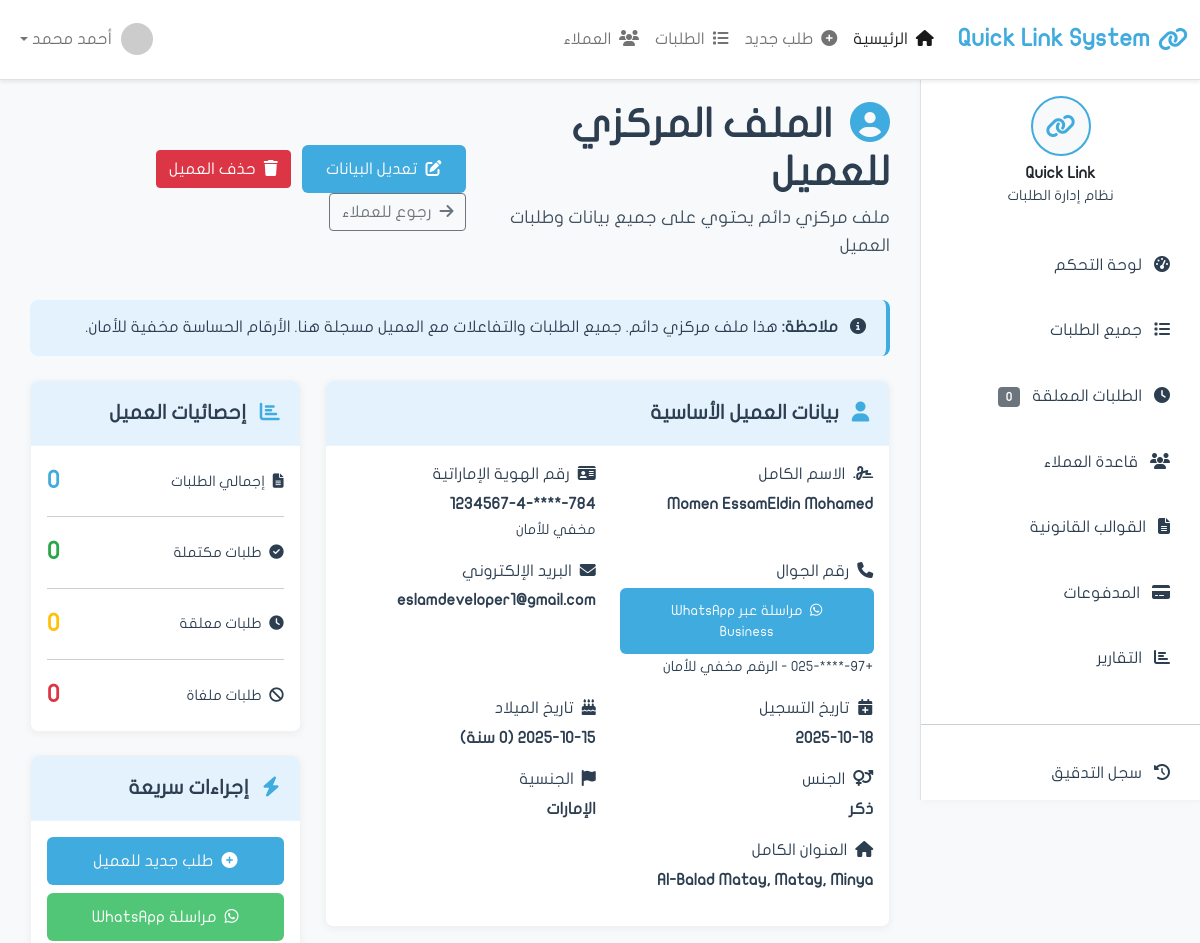
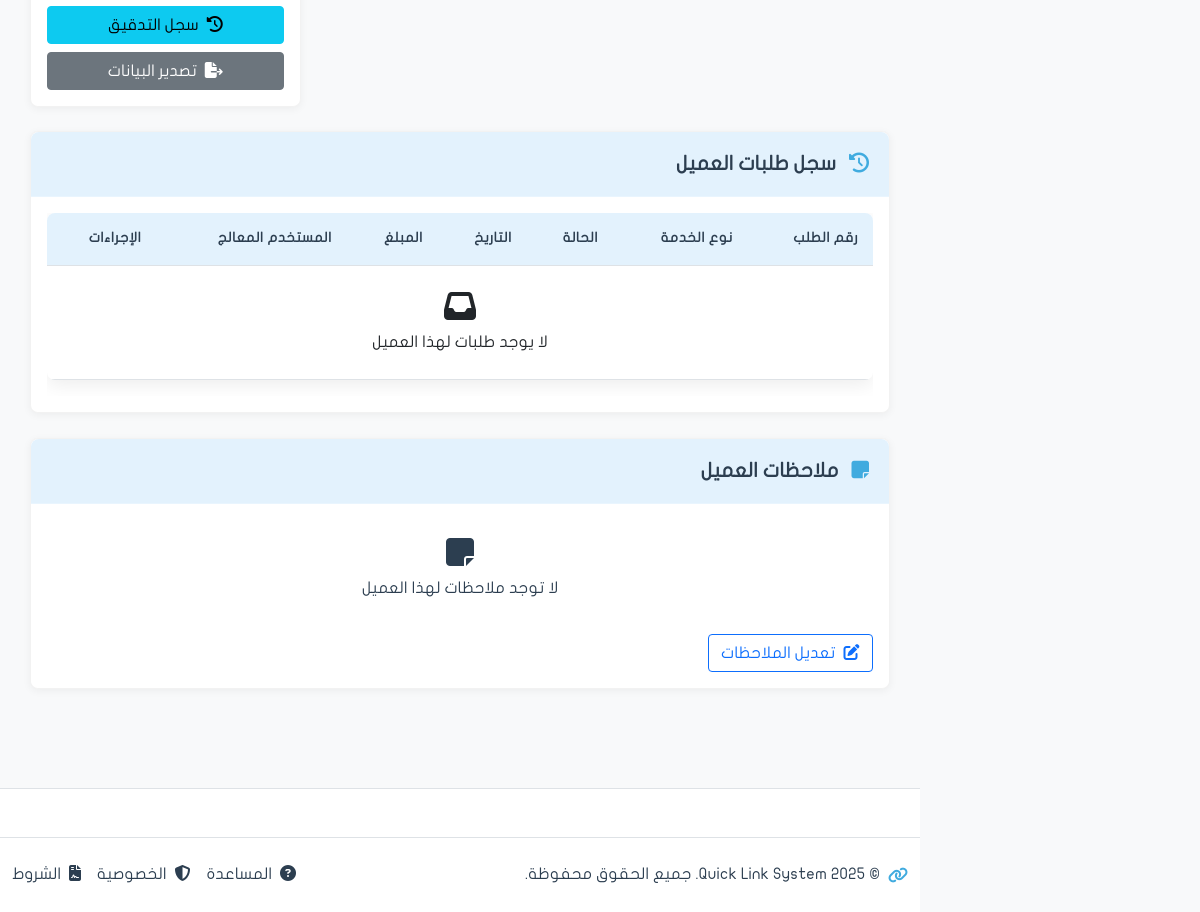
Page /clients/22/ (signed in) on the earlier database version (2 pictures, top to bottom).
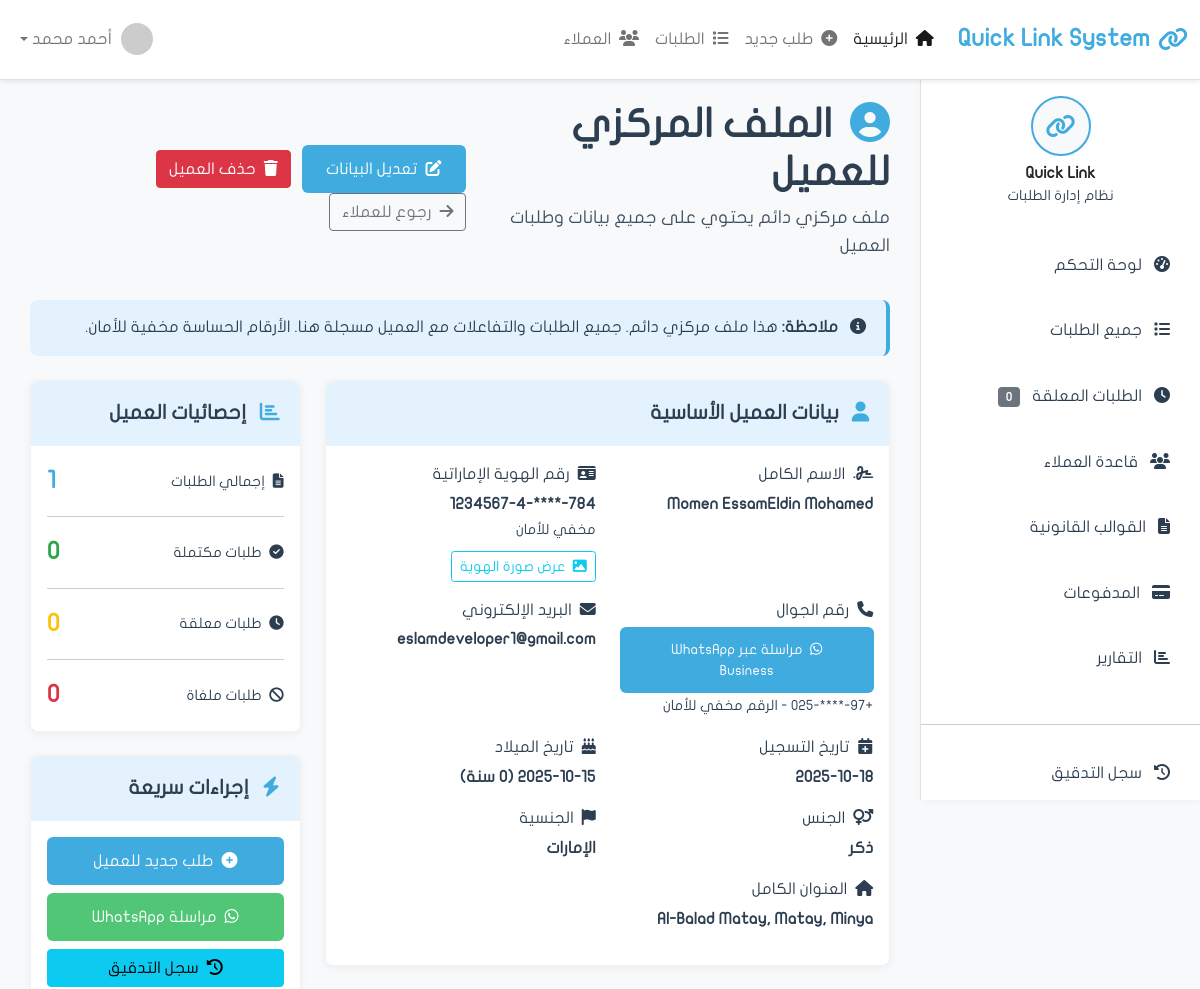
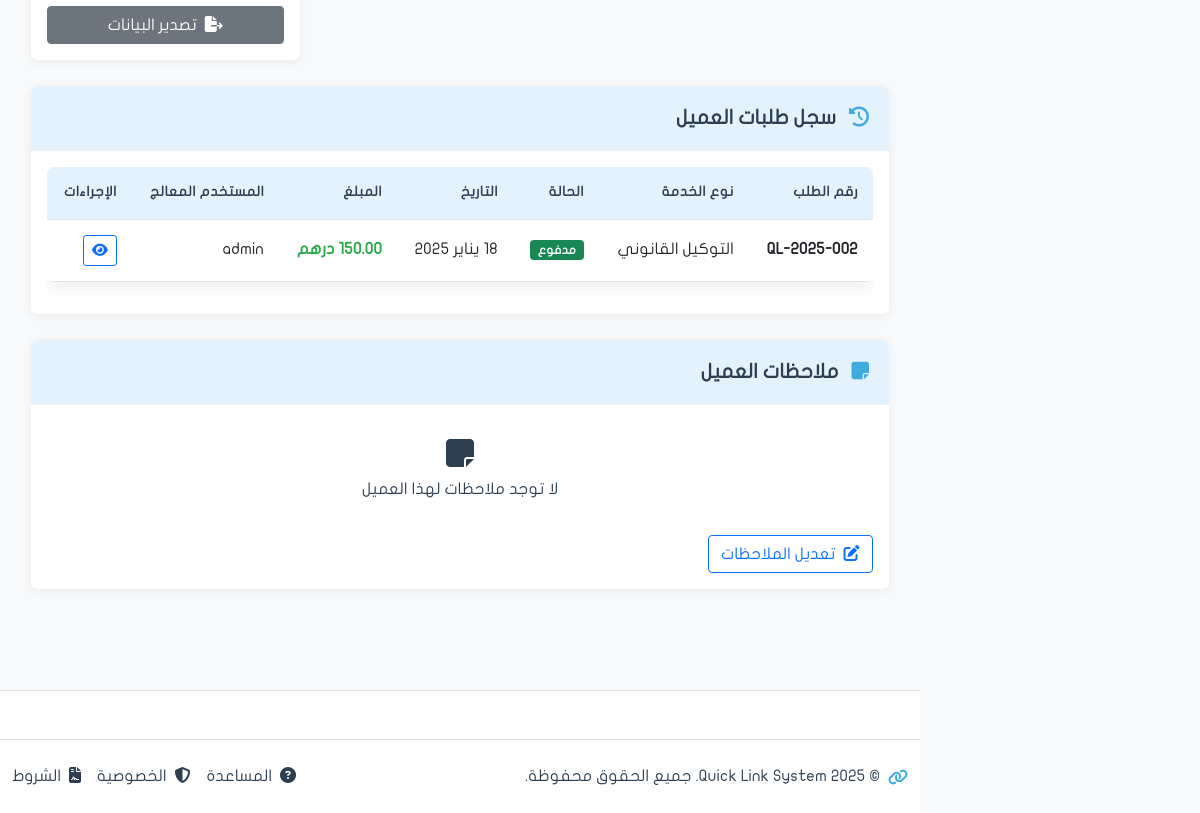
Same page on the later database version (2 pictures, top to bottom).
### apps/requests/models.py (models this page shows, shortened)
class Request(models.Model):
    reference_number = models.CharField(
        'الرقم المرجعي',
        max_length=20,
        unique=True,
        editable=False
    )  # QL-2025-001
    customer = models.ForeignKey(
        'clients.Customer',
        on_delete=models.PROTECT,
        related_name='requests',
        verbose_name='العميل'
    )
    request_type = models.ForeignKey(
        'RequestType',
        on_delete=models.PROTECT,
        related_name='requests',
        verbose_name='نوع الطلب',
        null=True,  # للتوافق مع البيانات القديمة
        blank=True
    )
    request_type_legacy = models.CharField(
        'نوع الطلب (قديم)',
        max_length=100,
        blank=True,
        null=True
    )
    status = models.CharField(
        'الحالة',
        max_length=20,
        choices=RequestStatus.choices,
        default=RequestStatus.NEW
    )
    priority = models.CharField('الأولوية', max_length=20, choices=[
        ('low', 'منخفضة'),
        ('medium', 'متوسطة'),
        ('high', 'عالية'),
        ('urgent', 'عاجلة'),
    ], default='medium')
    template = models.ForeignKey(
        'Template',
        on_delete=models.PROTECT,
        related_name='requests',
        verbose_name='القالب القانوني',
        null=True,
        blank=True
    )
    needs_approval = models.BooleanField('يحتاج موافقة', default=True)
    approved_by = models.ForeignKey(
        'auth.User',
        on_delete=models.SET_NULL,
        null=True,
        blank=True,
        related_name='approved_requests',
        verbose_name='تمت الموافقة من'
    )
    approved_at = models.DateTimeField('تاريخ الموافقة', null=True, blank=True)
    rejected_by = models.ForeignKey(
        'auth.User',
        on_delete=models.SET_NULL,
        null=True,
        blank=True,
        related_name='rejected_requests',
        verbose_name='تم الرفض من'
    )
    rejected_at = models.DateTimeField('تاريخ الرفض', null=True, blank=True)
    rejection_reason = models.TextField('سبب الرفض', blank=True)
    submission_date = models.DateField('تاريخ التقديم', null=True, blank=True)
    due_date = models.DateField('تاريخ الاستحقاق', null=True, blank=True)
    completion_date = models.DateTimeField('تاريخ الإكمال', null=True, blank=True)
    total_amount = models.DecimalField('المبلغ الإجمالي', max_digits=10, decimal_places=2, default=0)
    is_paid = models.BooleanField('مدفوع', default=False)
    payment_method = models.CharField('طريقة الدفع', max_length=50, blank=True)
    description = models.TextField('الوصف', blank=True)
    notes = models.TextField('ملاحظات', blank=True)
    internal_notes = models.TextField('ملاحظات داخلية', blank=True)
    checklist_completed = models.BooleanField('Checklist مكتمل', default=False)
    identity_verified = models.BooleanField('الهوية موثقة', default=False)
    template_selected = models.BooleanField('القالب محدد', default=False)
    payment_confirmed = models.BooleanField('الدفع مؤكد', default=False)
    created_at = models.DateTimeField('تاريخ الإنشاء', auto_now_add=True)
    updated_at = models.DateTimeField('آخر تحديث', auto_now=True)
    created_by = models.ForeignKey(
        'auth.User',
        on_delete=models.SET_NULL,
        null=True,
        related_name='requests_created',
        verbose_name='تم الإنشاء بواسطة'
    )
    assigned_to = models.ForeignKey(
        'auth.User',
        on_delete=models.SET_NULL,
        null=True,
        blank=True,
        related_name='assigned_requests',
        verbose_name='مسند إلى'
    )
    is_deleted = models.BooleanField('محذوف', default=False)
    deleted_at = models.DateTimeField('تاريخ الحذف', null=True, blank=True)
    deleted_by = models.ForeignKey(
        'auth.User',
        on_delete=models.SET_NULL,
        null=True,
        blank=True,
        related_name='requests_deleted',
        verbose_name='تم الحذف بواسطة'
    )
    class Meta:
        verbose_name = 'طلب'
        verbose_name_plural = 'الطلبات'
        ordering = ['-created_at']
        permissions = [
            ('approve_request', 'يمكنه الموافقة على الطلبات'),
            ('reject_request', 'يمكنه رفض الطلبات'),
            ('can_delete_request', 'يمكنه حذف الطلبات'),
            ('view_all_requests', 'يمكنه رؤية جميع الطلبات'),
        ]
        indexes = [
            models.Index(fields=['reference_number']),
            models.Index(fields=['status']),
            models.Index(fields=['created_at']),
        ]

class RequestType(models.Model):
    name_arabic = models.CharField('الاسم بالعربية', max_length=200)
    name_english = models.CharField('الاسم بالإنجليزية', max_length=200, blank=True)
    code = models.CharField('الرمز', max_length=50, unique=True, editable=False)
    category = models.ForeignKey(
        'RequestCategory',
        on_delete=models.PROTECT,
        related_name='request_types',
        verbose_name='الفئة',
        null=True,  # للتوافق المؤقت
        blank=True
    )
    description = models.TextField('الوصف', blank=True)
    default_price = models.DecimalField('السعر الافتراضي', max_digits=10, decimal_places=2, default=420.00)
    is_active = models.BooleanField('نشط', default=True)
    display_order = models.IntegerField('ترتيب العرض', default=0)
    usage_count = models.IntegerField('عدد الاستخدامات', default=0)
    created_at = models.DateTimeField('تاريخ الإنشاء', auto_now_add=True)
    updated_at = models.DateTimeField('آخر تحديث', auto_now=True)
    created_by = models.ForeignKey('auth.User', on_delete=models.SET_NULL, null=True, blank=True)
    class Meta:
        verbose_name = 'نوع طلب'
        verbose_name_plural = 'أنواع الطلبات'
        ordering = ['display_order', 'name_arabic']

### apps/clients/views.py (the view)
# urls.py: path('<int:pk>/', views.detail, name='detail'),
@login_required
def detail(request, pk):
    customer = get_object_or_404(Customer, pk=pk)
    customer_requests = customer.requests.filter(is_deleted=False).order_by('-created_at')
    total_requests = customer_requests.count()
    completed_requests = customer_requests.filter(status='completed').count()
    pending_requests = customer_requests.filter(status__in=['pending', 'review']).count()
    cancelled_requests = customer_requests.filter(status='cancelled').count()
    today = date.today()
    days_until_birthday = None
    is_birthday_soon = False
    this_year_birthday = customer.date_of_birth.replace(year=today.year)
    if this_year_birthday < today:
        next_birthday = customer.date_of_birth.replace(year=today.year + 1)
    else:
        next_birthday = this_year_birthday
    days_until_birthday = (next_birthday - today).days
    is_birthday_soon = days_until_birthday <= 7  # أقل من 7 أيام
    context = {
        'page_title': f'ملف العميل: {customer.full_name}',
        'customer': customer,
        'requests': customer_requests,
        'total_requests': total_requests,
        'completed_requests': completed_requests,
        'pending_requests': pending_requests,
        'cancelled_requests': cancelled_requests,
        'days_until_birthday': days_until_birthday,
        'is_birthday_soon': is_birthday_soon,
    }
    return render(request, 'clients/detail.html', context)

### apps/clients/models.py (called while the page is built)
    @property
    def masked_emirates_id(self):
        return f"{self.emirates_id[:3]}-****-{self.emirates_id[-9:-2]}-{self.emirates_id[-1]}"

    @property
    def masked_phone(self):
        if len(self.phone) >= 10:
            return f"{self.phone[:3]}-****-{self.phone[-3:]}"
        return "****"

    @property
    def age(self):
        today = date.today()
        return today.year - self.date_of_birth.year - (
            (today.month, today.day) < (self.date_of_birth.month, self.date_of_birth.day)
        )

### apps/clients/templates/clients/detail.html (shortened to what the changed rows need)
{% extends 'base.html' %}
{% load static %}
{% block content %}
            <div class="d-flex justify-content-between align-items-center mb-4">
                <div>
                    <h2 class="page-title mb-2">
                        <i class="fas fa-user-circle text-primary me-2"></i>
                        الملف المركزي للعميل
                    </h2>
                </div>
            </div>
            <div class="row mb-4">
                <div class="col-lg-8 mb-4">
                    <div class="card">
                        <div class="card-body">
                            <div class="row">
                                <div class="col-md-6 mb-3">
                                    {% if customer.id_image %}
                                    <div class="mt-2">
                                        <a href="{{ customer.id_image.url }}" target="_blank" class="btn btn-sm btn-outline-info">
                                            <i class="fas fa-image me-1"></i>
                                            عرض صورة الهوية
                                        </a>
                                    </div>
                                    {% endif %}
                                </div>
                            </div>
                        </div>
                    </div>
                </div>
                <div class="col-lg-4">
                    <div class="card mb-4">
                        <div class="card-body">
                            <div class="stat-item mb-3">
                                <div class="d-flex justify-content-between align-items-center">
                                    <span class="text-muted">
                                        <i class="fas fa-file-alt me-1"></i>
                                        إجمالي الطلبات
                                    </span>
                                    <strong class="text-primary fs-4">{{ total_requests|default:0 }}</strong>
                                </div>
                            </div>
                        </div>
                    </div>
                </div>
            </div>
            <div class="card mb-4">
                <div class="card-body">
                    <div class="table-responsive">
                        <table class="table table-hover">
                            <thead>
                                <tr>
                                    <th>رقم الطلب</th>
                                    <th>نوع الخدمة</th>
                                    <th>الحالة</th>
                                    <th>التاريخ</th>
                                    <th>المبلغ</th>
                                    <th>المستخدم المعالج</th>
                                    <th>الإجراءات</th>
                                </tr>
                            </thead>
                            <tbody>
                                {% if requests %}
                                    {% for req in requests %}
                                    <tr>
                                        <td><strong>{{ req.reference_number }}</strong></td>
                                        <td>
                                            {% if req.request_type %}
                                                {{ req.request_type.name_arabic }}
                                            {% else %}
                                                غير محدد
                                            {% endif %}
                                        </td>
                                        <td>
                                            <span class="badge
                                                {% if req.status == 'completed' or req.status == 'paid' %}bg-success
                                                {% elif req.status == 'cancelled' or req.status == 'rejected' %}bg-danger
                                                {% elif req.status == 'in_review' or req.status == 'pending_payment' %}bg-warning
                                                {% elif req.status == 'new' %}bg-primary
                                                {% else %}bg-secondary{% endif %}">
                                                {{ req.get_status_display }}
                                            </span>
                                        </td>
                                        <td>{{ req.created_at|date:"d يناير Y" }}</td>
                                        <td>
                                            <strong class="{% if req.status != 'cancelled' %}text-success{% else %}text-muted{% endif %}">
                                                {{ req.total_amount|default:"0" }} درهم
                                            </strong>
                                        </td>
                                        <td>
                                            {% if req.created_by %}
                                                {{ req.created_by.get_full_name|default:req.created_by.username }}
                                            {% else %}
                                                النظام
                                            {% endif %}
                                        </td>
                                        <td>
                                            <a href="{% url 'requests:detail' req.id %}" class="btn btn-sm btn-outline-primary">
                                                <i class="fas fa-eye"></i>
                                            </a>
                                        </td>
                                    </tr>
                                    {% endfor %}
                                {% else %}
                                    <tr>
                                        <td colspan="7" class="text-center text-muted py-4">
                                            <i class="fas fa-inbox fa-2x mb-2 d-block"></i>
                                            لا يوجد طلبات لهذا العميل
                                        </td>
                                    </tr>
                                {% endif %}
                            </tbody>
                        </table>
                    </div>
                </div>
            </div>
{% endblock content %}

Differences in the rows shown:
added Request: reference_number "QL-2025-002", request_type.name_arabic "التوكيل القانوني", status "مدفوع", created_at "18 يناير 2025", created_by.get_full_name "admin"
Other differences:
{{ total_requests|default:0 }}: "0" → "1"
text no longer shown: "لا يوجد طلبات لهذا العميل"
text now shown: "عرض صورة الهوية"
